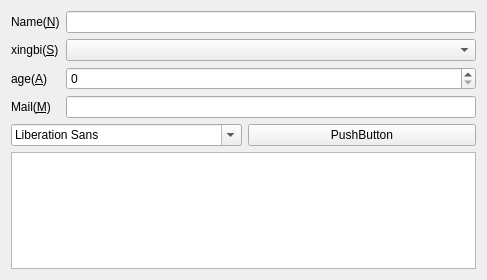
<?xml version="1.0" encoding="UTF-8"?>
<ui version="4.0">
 <class>MyWidget</class>
 <widget class="QWidget" name="MyWidget">
  <property name="geometry">
   <rect>
    <x>0</x>
    <y>0</y>
    <width>487</width>
    <height>280</height>
   </rect>
  </property>
  <property name="windowTitle">
   <string>MyWidget</string>
  </property>
  <layout class="QVBoxLayout" name="verticalLayout">
   <item>
    <layout class="QFormLayout" name="formLayout">
     <item row="0" column="0">
      <widget class="QLabel" name="nameNLabel">
       <property name="text">
        <string>Name(&amp;N)</string>
       </property>
       <property name="buddy">
        <cstring>nameNLineEdit</cstring>
       </property>
      </widget>
     </item>
     <item row="0" column="1">
      <widget class="QLineEdit" name="nameNLineEdit"/>
     </item>
     <item row="1" column="0">
      <widget class="QLabel" name="xingbiSLabel">
       <property name="text">
        <string>xingbi(&amp;S)</string>
       </property>
       <property name="buddy">
        <cstring>xingbiSComboBox</cstring>
       </property>
      </widget>
     </item>
     <item row="1" column="1">
      <widget class="QComboBox" name="xingbiSComboBox"/>
     </item>
     <item row="2" column="0">
      <widget class="QLabel" name="ageALabel">
       <property name="text">
        <string>age(&amp;A)</string>
       </property>
       <property name="buddy">
        <cstring>ageASpinBox</cstring>
       </property>
      </widget>
     </item>
     <item row="2" column="1">
      <widget class="QSpinBox" name="ageASpinBox"/>
     </item>
     <item row="3" column="0">
      <widget class="QLabel" name="mailMLabel">
       <property name="text">
        <string>Mail(&amp;M)</string>
       </property>
       <property name="buddy">
        <cstring>mailMLineEdit</cstring>
       </property>
      </widget>
     </item>
     <item row="3" column="1">
      <widget class="QLineEdit" name="mailMLineEdit"/>
     </item>
    </layout>
   </item>
   <item>
    <layout class="QHBoxLayout" name="horizontalLayout">
     <item>
      <widget class="QFontComboBox" name="fontComboBox"/>
     </item>
     <item>
      <widget class="QPushButton" name="pushButton">
       <property name="text">
        <string>PushButton</string>
       </property>
      </widget>
     </item>
    </layout>
   </item>
   <item>
    <widget class="QTextEdit" name="textEdit"/>
   </item>
  </layout>
 </widget>
 <tabstops>
  <tabstop>textEdit</tabstop>
  <tabstop>mailMLineEdit</tabstop>
  <tabstop>nameNLineEdit</tabstop>
  <tabstop>xingbiSComboBox</tabstop>
  <tabstop>ageASpinBox</tabstop>
  <tabstop>fontComboBox</tabstop>
  <tabstop>pushButton</tabstop>
 </tabstops>
 <resources/>
 <connections/>
</ui>
